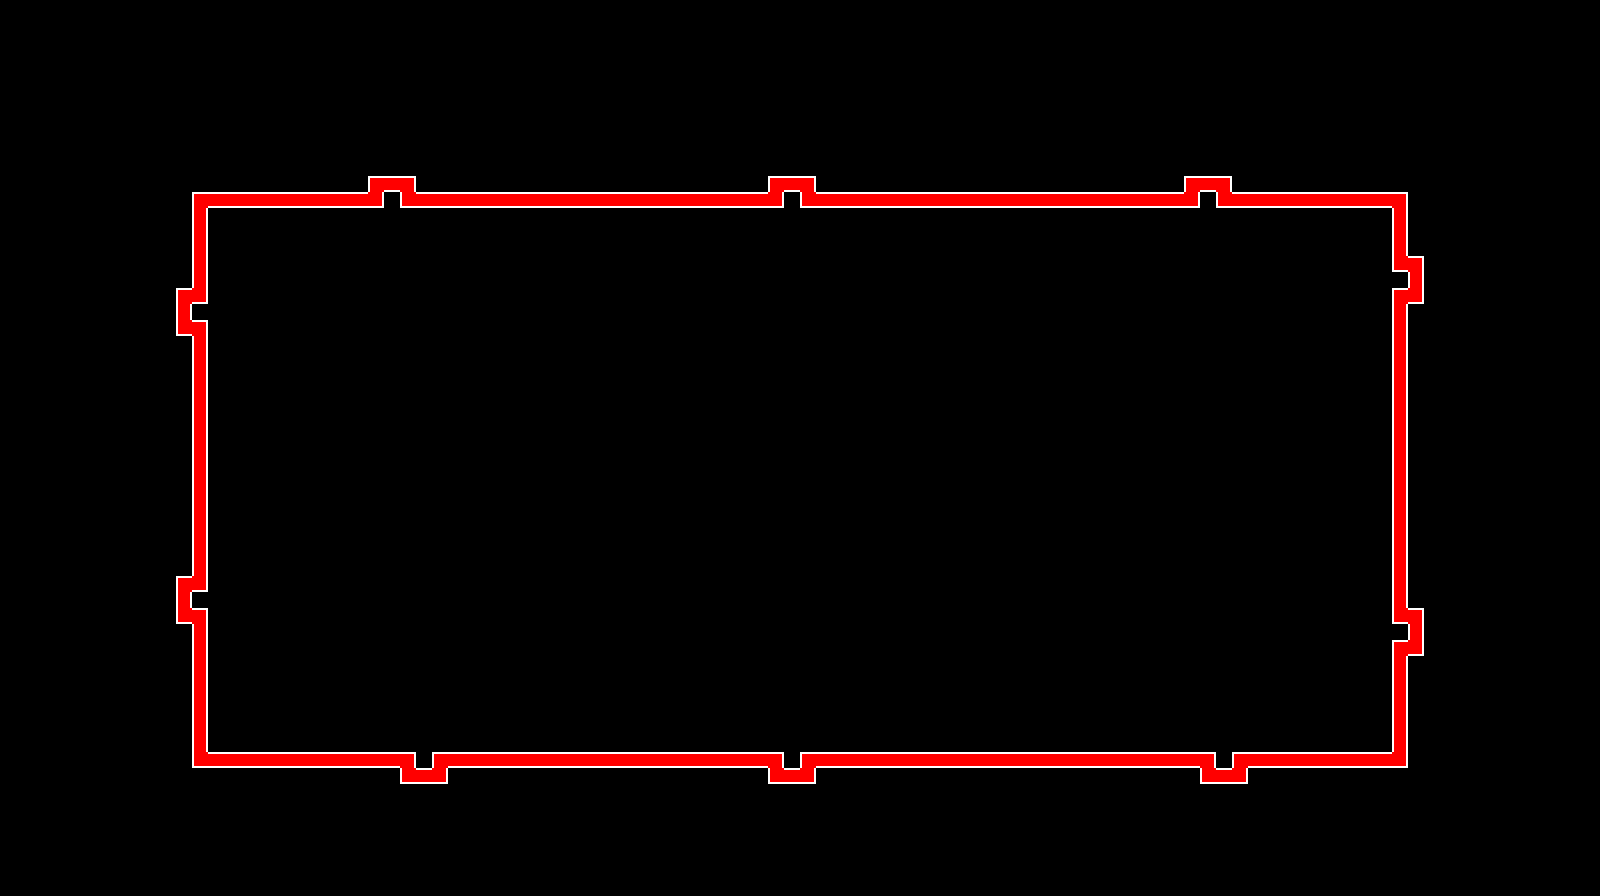

This game map was drawn from its Tiled (.tmx) file and the tilesets committed beside it. A one-line description and the trimmed map source follow:
An orthogonal 100x56 tile map with 16x16 px tiles, 1 tile layer (Tile Layer 1), 2 tilesets.

<map version="1.10" tiledversion="1.10.2" orientation="orthogonal" renderorder="right-down" width="100" height="56" tilewidth="16" tileheight="16" infinite="0" nextlayerid="4" nextobjectid="1">
 <tileset firstgid="1" source="../urbanRPG.tsx" />
 <tileset firstgid="487" source="../Colours.tsx" />
 <layer id="1" name="Tile Layer 1" width="100" height="56">
  <data>[5600 cells, 240 non-empty, 6 distinct tile ids]</data>
 </layer>
</map>
